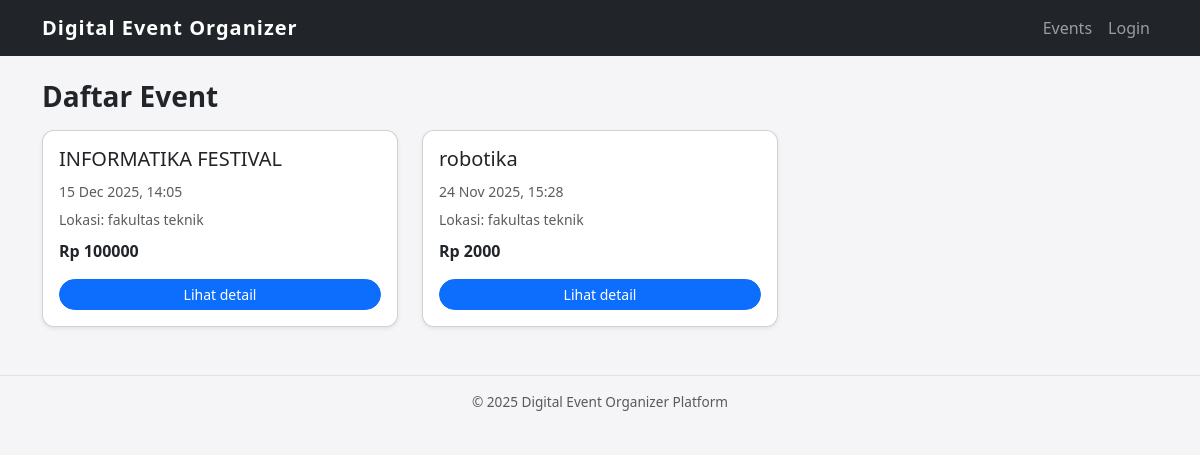
Screenshot of /events/ with the database file from the repository.
### events/models.py (models this page shows, shortened)
class Event(models.Model):
    organizer = models.ForeignKey(
        settings.AUTH_USER_MODEL,
        on_delete=models.CASCADE,
        related_name='organized_events'
    )
    title = models.CharField(max_length=200)
    slug = models.SlugField(max_length=200, unique=True)
    description = models.TextField()
    location = models.CharField(max_length=255)
    start_datetime = models.DateTimeField()
    end_datetime = models.DateTimeField()
    max_participants = models.PositiveIntegerField(null=True, blank=True)
    price = models.DecimalField(max_digits=10, decimal_places=2, default=0)
    is_published = models.BooleanField(default=False)
    banner_image = models.ImageField(upload_to='event_banners/', null=True, blank=True)
    created_at = models.DateTimeField(auto_now_add=True)
    updated_at = models.DateTimeField(auto_now=True)
    def is_paid(self):
        return self.price > 0

### events/views.py (the view)
# urls.py: path('', views.event_list, name='event_list'),
def event_list(request):
    events = Event.objects.filter(is_published=True)
    return render(request, "events/event_list.html", {"events": events})

### event_organizer/templates/events/event_list.html (shortened to what this page needs)
{% extends "base.html" %}
{% block content %}
<div class="d-flex justify-content-between align-items-center mb-3">
    <h1 class="h3 fw-bold mb-0">Daftar Event</h1>
</div>
<div class="row g-4">
  {% for event in events %}
    <div class="col-md-4">
      <div class="card shadow-sm h-100">
        <div class="card-body d-flex flex-column">
          <h5 class="card-title">{{ event.title }}</h5>
          <p class="card-text mb-1">
            <small class="text-muted">
              {{ event.start_datetime|date:"d M Y, H:i" }}
            </small>
          </p>
          <p class="card-text mb-2">
            <small class="text-muted">
              Lokasi: {{ event.location }}
            </small>
          </p>
          <p class="card-text fw-semibold mb-3">
            {% if event.is_paid %}
              Rp {{ event.price|floatformat:0 }}
            {% else %}
              <span class="badge bg-success">Gratis</span>
            {% endif %}
          </p>
          <div class="mt-auto">
            <a href="{% url 'events:event_detail' slug=event.slug %}"
               class="btn btn-primary btn-sm w-100">
              Lihat detail
            </a>
          </div>
        </div>
      </div>
    </div>
  {% empty %}
    <div class="col-12">
      <div class="alert alert-info">
        Belum ada event yang dipublikasikan.
      </div>
    </div>
  {% endfor %}
</div>
{% endblock %}

### event_organizer/templates/base.html (style rules this page uses)
body { background-color: #f5f5f7; }
.card { border-radius: 0.75rem; }
.btn-primary { border-radius: 999px; }

### rows the page displays
Event: title "INFORMATIKA FESTIVAL", start_datetime "15 Dec 2025, 14:05", location "fakultas teknik", price "100000"
Event: title "robotika", start_datetime "24 Nov 2025, 15:28", location "fakultas teknik", price "2000"

### other values shown
{{ now|default:2025 }} "2025"
